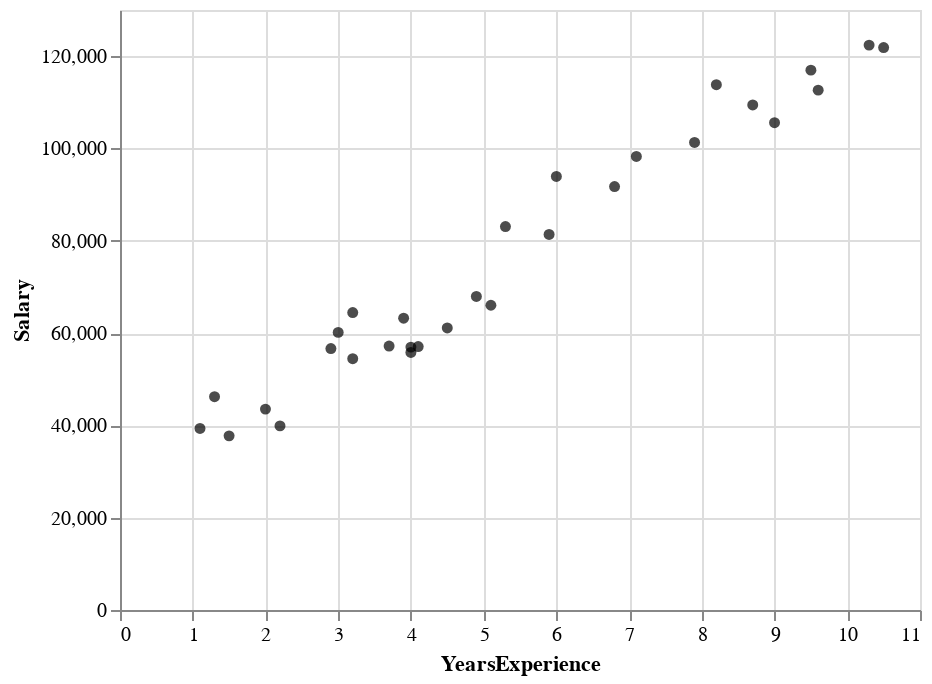

Notebook code for this chart:
### Markdown cell above
## 1.1 Construct the basic building blocks of a HOPs visualization

In order to construct a HOPs visualization, we need the following functions:

1. A function to construct an Altair chart of the data: `get_salary_points_chart()`
2. A function to get one bootstrap sample of the linear regression fit: `get_one_bootstrap_salary_fit()`
3. A function to construct an Altair chart of one linear regression fit line: `get_salary_linear_fit_chart()`

Then we will combine all these functions together to make an animation.

### Question 1.1.1 Plot the data (5 points)

Construct a function, `get_salary_points_chart()`, which plots the data in `salary_df` as a scatterplot. The output should look like this:

![A scatterplot of Years of Experience (x axis) against Salary (y axis)](asset/assignment3_salary_points_chart.png)

### Code cell
def get_salary_points_chart():
    '''
    This function should return an altair plot object that is a scatterplot of
    the salary data, with YearsExperience on the x axis and Salary on the y axis
    '''
    # YOUR CODE HERE
#     raise NotImplementedError()

    chart=alt.Chart(salary_df).mark_circle(color="black").encode(x='YearsExperience', y='Salary')
    
    return chart
    
get_salary_points_chart()

### Figure 1 — Vega-Lite specification as saved in the notebook (floating-point values rounded to 4 significant figures)
{"config": {"view": {"continuousWidth": 400, "continuousHeight": 300}}, "data": {"name": "data-09773d8f115bcdd7976eced50e1ebdda"}, "mark": {"type": "circle", "color": "black"}, "encoding": {"x": {"type": "quantitative", "field": "YearsExperience"}, "y": {"type": "quantitative", "field": "Salary"}}, "$schema": "https://vega.github.io/schema/vega-lite/v4.8.1.json", "datasets": {"data-09773d8f115bcdd7976eced50e1ebdda": [{"YearsExperience": 1.1, "Salary": 39340.0}, {"YearsExperience": 1.3, "Salary": 46200.0}, {"YearsExperience": 1.5, "Salary": 37730.0}, {"YearsExperience": 2.0, "Salary": 43520.0}, {"YearsExperience": 2.2, "Salary": 39890.0}, {"YearsExperience": 2.9, "Salary": 56640.0}, {"YearsExperience": 3.0, "Salary": 60150.0}, {"YearsExperience": 3.2, "Salary": 54440.0}, {"YearsExperience": 3.2, "Salary": 64440.0}, {"YearsExperience": 3.7, "Salary": 57190.0}, {"YearsExperience": 3.9, "Salary": 63220.0}, {"YearsExperience": 4.0, "Salary": 55790.0}, {"YearsExperience": 4.0, "Salary": 56960.0}, {"YearsExperience": 4.1, "Salary": 57080.0}, {"YearsExperience": 4.5, "Salary": 61110.0}, {"YearsExperience": 4.9, "Salary": 67940.0}, {"YearsExperience": 5.1, "Salary": 66030.0}, {"YearsExperience": 5.3, "Salary": 83090.0}, {"YearsExperience": 5.9, "Salary": 81360.0}, {"YearsExperience": 6.0, "Salary": 93940.0}, {"YearsExperience": 6.8, "Salary": 91740.0}, {"YearsExperience": 7.1, "Salary": 98270.0}, {"YearsExperience": 7.9, "Salary": 101300.0}, {"YearsExperience": 8.2, "Salary": 113800.0}, {"YearsExperience": 8.7, "Salary": 109400.0}, {"YearsExperience": 9.0, "Salary": 105600.0}, {"YearsExperience": 9.5, "Salary": 117000.0}, {"YearsExperience": 9.6, "Salary": 112600.0}, {"YearsExperience": 10.3, "Salary": 122400.0}, {"YearsExperience": 10.5, "Salary": 121900.0}]}}
